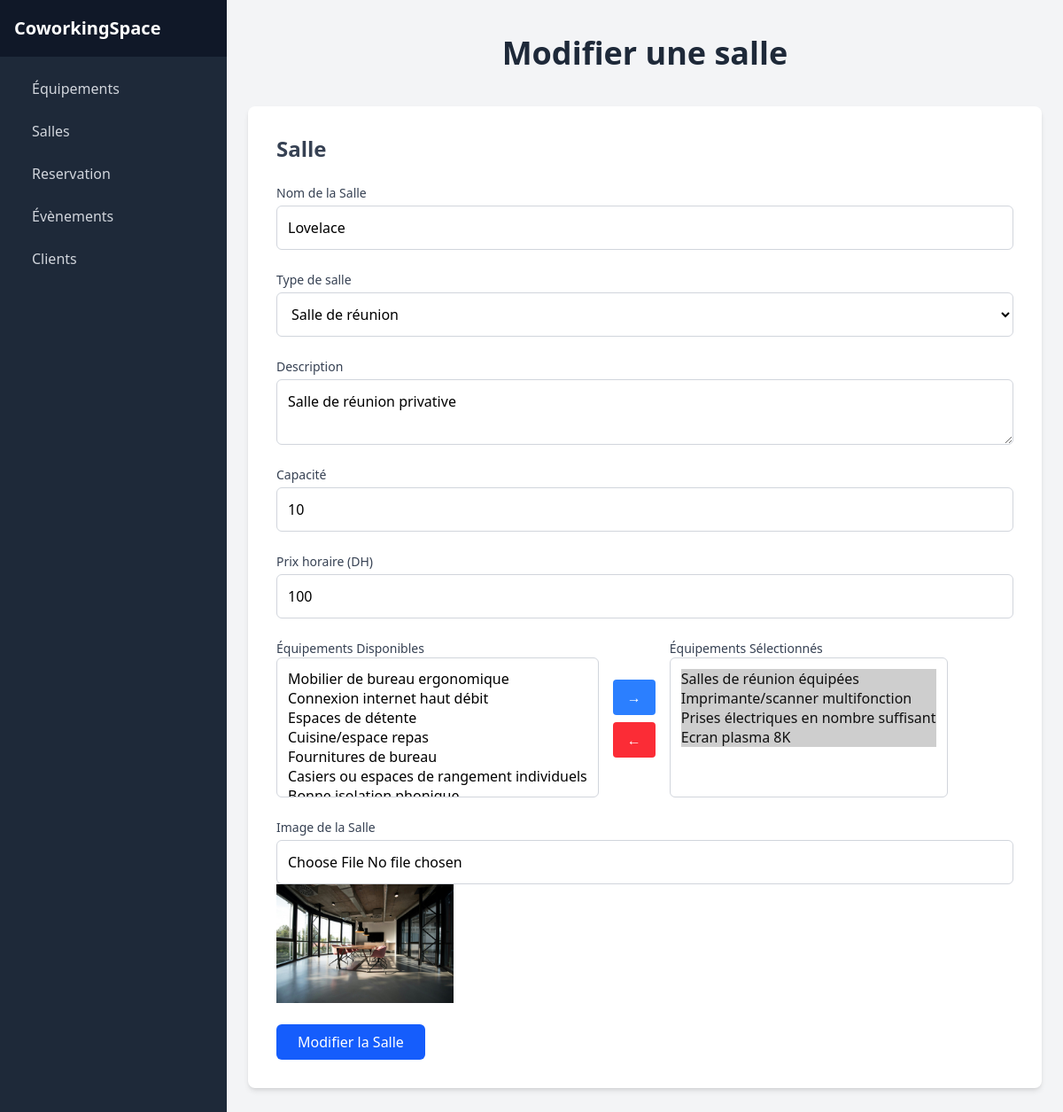
Screenshot of /Coworking/pages/salle_update.php?idm=14 with the database file from the repository.
### tables this page shows
CREATE TABLE IF NOT EXISTS `salle` (
  `id` int NOT NULL AUTO_INCREMENT,
  `nom` varchar(255) DEFAULT NULL,
  `description` varchar(255) DEFAULT NULL,
  `capacite` int DEFAULT NULL,
  `image` varchar(255) DEFAULT NULL,
  `price` double DEFAULT NULL,
  `type_id` int DEFAULT NULL,
  PRIMARY KEY (`id`),
  KEY `type_id` (`type_id`)
);

### Coworking/classe/Salle.php (called while the page is built, shortened)
<?php
require_once '../classe/Type.php';
require_once '../classe/Equipement.php';
class Salle {
    private string $nom;
    private string $description;
    private int $capacite;
    private string $image;
    private float $price;
    private Type $type;
    private array $equipements = [];
    public function __construct(int $id, string $nom, string $description, int $capacite, string $image, float $price,Type $type) {
        $this->nom = $nom;
        $this->description = $description;
        $this->capacite = $capacite;
        $this->image = $image;
        $this->price = $price;
        $this->type = $type;
    }
    public function getNom() {
        return $this->nom;
    }
    public function getDescription() {
        return $this->description;
    }
    public function getCapacite() {
        return $this->capacite;
    }
    public function getImage() {
        return $this->image;
    }
    public function getPrice() {
        return $this->price;
    }
    public function getType() {
        return $this->type;
    }
    public function ajouterEquipement(Equipement $equipement): void {
        $this->equipements[] = $equipement;
    }
    public function getEquipements(): array {
        return $this->equipements;
    }
    public static function getSalleById(int $id): ?Salle {
        $pdo = Database::connect();
        $stmt = $pdo->prepare("SELECT * FROM salle WHERE id = :id");
        $stmt->bindParam(':id', $id, PDO::PARAM_INT);
        $stmt->execute();
        $data = $stmt->fetch(PDO::FETCH_ASSOC);
        if ($data) {
            $type = Type::getTypeById($data['type_id']);
            $salle = new Salle($data['id'], $data['nom'],$data['description'],$data['capacite'],$data['image'], $data['price'], $type);
            $equipements = self::getEquipementsForSalle($id);
            foreach ($equipements as $equipementData) {
                $equipement = new Equipement($equipementData['id'], $equipementData['nom']);
                $salle->ajouterEquipement($equipement);
            }
            return $salle;
        }
        return null;
    }
    public static function getEquipementsForSalle(int $salleId): array {
        $pdo = Database::connect();
        $stmt = $pdo->prepare("
            SELECT equipement.* FROM equipement
            JOIN salle_equipement ON equipement.id = salle_equipement.equipement_id
            WHERE salle_equipement.salle_id = :salle_id
        ");
        $stmt->bindParam(':salle_id', $salleId, PDO::PARAM_INT);
        $stmt->execute();
        return $stmt->fetchAll(PDO::FETCH_ASSOC);
    }
}

### Coworking/classe/Type.php (called while the page is built, shortened)
<?php
require_once 'Salle.php';
class Type {
    private int $id;
    public function __construct(int $id, string $nom) {
        $this->id = $id;
    }
    public function getId() {
        return $this->id;
    }
    public static function getAllTypes(): array {
        $pdo = Database::connect();
        $stmt = $pdo->prepare("SELECT * FROM \ttype");
        $stmt->execute();
        return $stmt->fetchAll(PDO::FETCH_ASSOC);
    }
    public static function getTypeById(int $id): ?Type {
        $pdo = Database::connect();
        $stmt = $pdo->prepare("SELECT * FROM \ttype WHERE id = :id");
        $stmt->bindParam(':id', $id, PDO::PARAM_INT);
        $stmt->execute();
        $data = $stmt->fetch(PDO::FETCH_ASSOC);
        if ($data) {
            return new Type($data['id'], $data['nom']);
        }
        return null;
    }
}

### Coworking/classe/Equipement.php (called while the page is built, shortened)
<?php
class Equipement {
    private int $id;
    private string $nom;
    public function __construct(int $id, string $nom) {
        $this->id = $id;
        $this->nom = $nom;
    }
    public function getId() {
        return $this->id;
    }
    public function getNom() {
        return $this->nom;
    }
    public static function getAllEquipements(): array {
        $pdo = Database::connect();
        $stmt = $pdo->prepare("SELECT * FROM equipement");
        $stmt->execute();
        return $stmt->fetchAll(PDO::FETCH_ASSOC);
    }
}

### Coworking/pages/salle_update.php (the view, shortened to what this page needs)
<?php
    require_once '../classe/Equipement.php';
    require_once '../classe/Salle.php';
    require_once '../classe/Type.php';
    $salle_to_edit = null;
    if (isset($_GET['idm'])) {
        $salle_to_edit = Salle::getSalleById(intval($_GET['idm']));
    }
    $equipements = Equipement::getAllEquipements();
    $selectedEquipementIds = $salle_to_edit ? array_map(function($eq) { return $eq->getId(); }, $salle_to_edit->getEquipements()) : [];
    $types = Type::getAllTypes();
?>
<?php
    include("../component/header_gest.php");
?>
    <div class="container mx-auto px-6 py-10">
        <h1 class="text-4xl font-extrabold text-center text-gray-800 mb-10">Modifier une salle</h1>
        <div class="bg-white p-8 rounded-lg shadow-md mb-10">
            <h2 class="text-2xl font-semibold mb-6 text-gray-700">Salle</h2>
            <form action="salle_update.php" method="POST" class="space-y-6" enctype="multipart/form-data">
                <div>
                    <label for="nom" class="block text-sm font-medium text-gray-700">Nom de la Salle</label>
                    <input value="<?= $salle_to_edit ? $salle_to_edit->getNom():''?>" type="text" id="nom" name="nom" required placeholder="Salle A" class="w-full mt-1 p-3 border border-gray-300 rounded-md focus:ring-blue-500 focus:border-blue-500">
                </div>
                <div>
                    <label for="type" class="block text-sm font-medium text-gray-700">Type de salle</label>
                    <select name="type" id="type" required class="w-full mt-1 p-3 border border-gray-300 rounded-md focus:ring-blue-500 focus:border-blue-500">
                        <?php foreach ($types as $type): ?>
                            <option value="<?php echo $type['id']; ?>"<?php echo ($type['id'] == $salle_to_edit->getType()->getId()) ? 'selected' : ''; ?>>
                                <?php echo htmlspecialchars($type['nom']); ?>
                            </option>
                        <?php endforeach; ?>
                    </select>
                </div>
                <div>
                    <label for="description" class="block text-sm font-medium text-gray-700">Description</label>
                    <textarea id="description" name="description" class="w-full mt-1 p-3 border border-gray-300 rounded-md focus:ring-blue-500 focus:border-blue-500" placeholder="Décrivez la salle"><?= $salle_to_edit ? $salle_to_edit->getDescription():''?></textarea>
                </div>
                <div>
                    <label for="capacite" class="block text-sm font-medium text-gray-700">Capacité</label>
                    <input value="<?= $salle_to_edit ? $salle_to_edit->getCapacite():''?>" type="number" id="capacite" name="capacite" min ="0" step="10" required placeholder="50" class="w-full mt-1 p-3 border border-gray-300 rounded-md focus:ring-blue-500 focus:border-blue-500">
                </div>
                <div>
                    <label for="price" class="block text-sm font-medium text-gray-700">Prix horaire (DH)</label>
                    <input value="<?= $salle_to_edit ? $salle_to_edit->getPrice():''?>" type="number" id="price" name="price" step="25" min ="0.0" required placeholder="Entrez le prix" class="w-full mt-1 p-3 border border-gray-300 rounded-md focus:ring-blue-500 focus:border-blue-500">
                </div>
                <div class="flex space-x-4 items-center">
                    <div>
                        <label class="block text-sm font-medium text-gray-700">Équipements Disponibles</label>
                        <select id="available-equipements" multiple size="6" class="w-full p-3 border border-gray-300 rounded-md">
                            <?php foreach ($equipements as $equipement): ?>
                                <?php if (!in_array($equipement['id'], $selectedEquipementIds)): ?>
                                    <option value="<?= htmlspecialchars($equipement['id']) ?>">
                                    </option>
                                <?php endif; ?>
                            <?php endforeach; ?>
                        </select>
                    </div>
                    <div class="flex flex-col space-y-2">
                        <button type="button" onclick="moveSelected('available-equipements', 'selected-equipements')" class="bg-blue-500 hover:bg-blue-700 text-white px-4 py-2 rounded">→</button>
                        <button type="button" onclick="moveSelected('selected-equipements', 'available-equipements')" class="bg-red-500 hover:bg-red-700 text-white px-4 py-2 rounded">←</button>
                    </div>
                    <div>
                        <label class="block text-sm font-medium text-gray-700">Équipements Sélectionnés</label>
                        <select id="selected-equipements" multiple size="6" class="w-full p-3 border border-gray-300 rounded-md">
                            <?php foreach ($salle_to_edit->getEquipements() as $equipement): ?>
                                <option value="<?= $equipement->getId() ?>" selected>
                                    <?= htmlspecialchars($equipement->getNom()) ?>
                                </option>
                            <?php endforeach; ?>
                        </select>
                    </div>
                </div>
                <div>
                    <label for="image" class="block text-sm font-medium text-gray-700">Image de la Salle</label>
                    <input type="file" id="image" name="image" accept="image/*" class="w-full mt-1 p-3 border border-gray-300 rounded-md focus:ring-blue-500 focus:border-blue-500">
                    <img src="<?= $salle_to_edit ? $salle_to_edit->getImage():''?>" width="200" height="200">
                </div>
                <button type="submit" name="update_salle" class="bg-blue-600 hover:bg-blue-700 text-white py-2 px-6 rounded-md focus:outline-none focus:ring-2 focus:ring-blue-300">
                    Modifier la Salle
                </button>
            </form>
        </div>
    </div>
</body>
</html>

### rows the page displays
salle: nom "Lovelace", description "Salle de réunion privative", capacite "10", price "100", image (picture)

### other values shown
form field type "Salle de réunion"
form field value "Salles de réunion équipées ☑ / Imprimante/scanner multifonction ☑ / Prises électriques en nombre suffisant ☑ / Ecran plasma 8K ☑"
